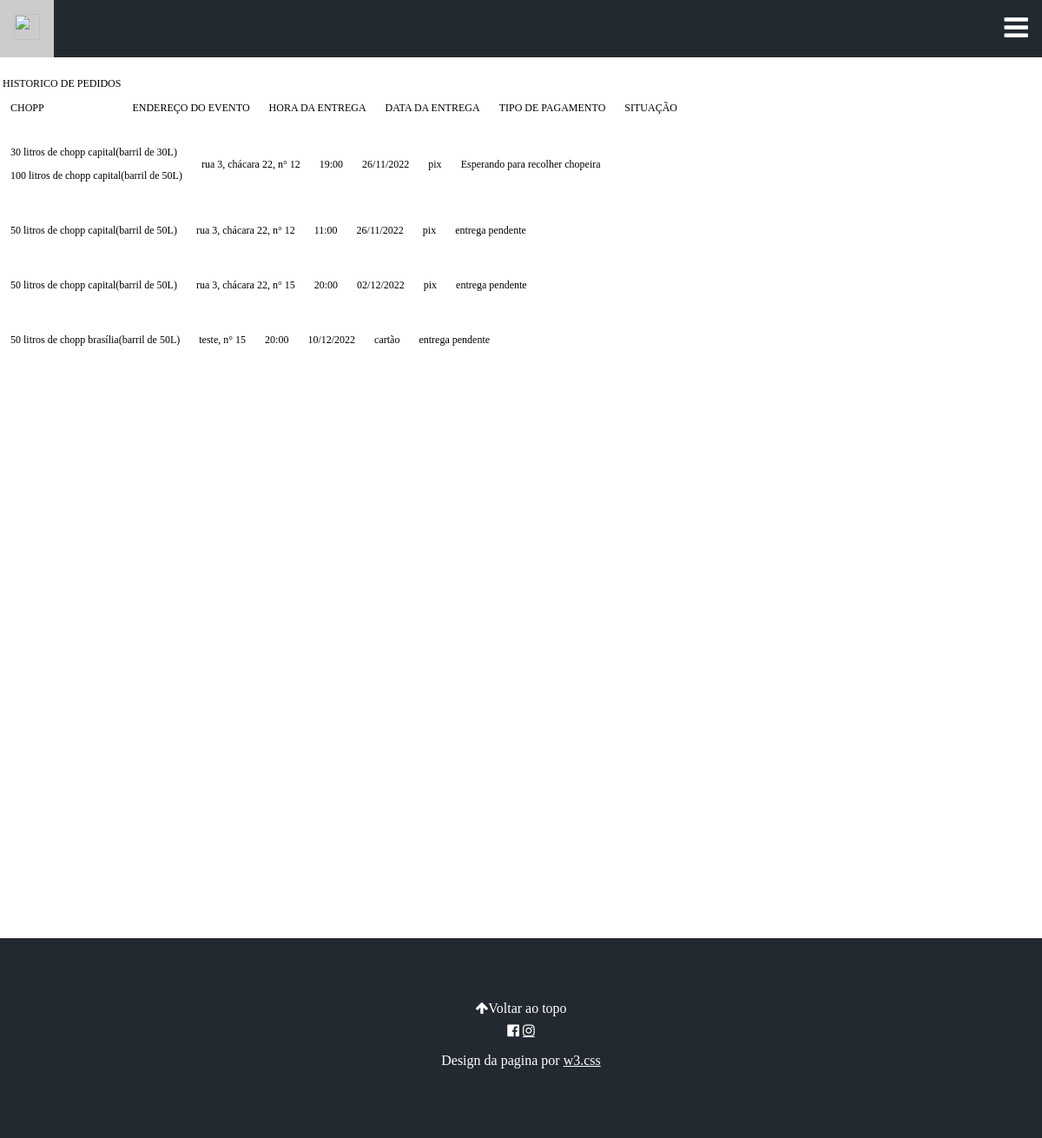
The app's page /Paginas/perfilCliente.php (signed in) with its own data.
### tables this page shows
CREATE TABLE `pedidos` (
  `idPedidos` int(11) NOT NULL,
  `nomeCliente` varchar(45) NOT NULL,
  `qtdBarris30lCapital` varchar(2) NOT NULL,
  `qtdBarris30lBrasilia` varchar(2) NOT NULL,
  `qtdBarris30lDLSR` varchar(2) NOT NULL,
  `qtdBarris30lJK` varchar(2) NOT NULL,
  `qtdBarris30lMonumental` varchar(2) NOT NULL,
  `qtdBarris50lCapital` varchar(2) NOT NULL,
  `qtdBarris50lBrasilia` varchar(2) NOT NULL,
  `qtdBarris50lDLSR` varchar(2) NOT NULL,
  `qtdBarris50lJK` varchar(2) NOT NULL,
  `qtdBarris50lMonumental` varchar(2) NOT NULL,
  `enderecoRua` varchar(120) NOT NULL,
  `enderecoNum` varchar(5) NOT NULL,
  `horarioEvento` time NOT NULL,
  `dataEvento` varchar(11) NOT NULL,
  `tipoPagamento` varchar(45) NOT NULL,
  `loginCliente` varchar(25) NOT NULL,
  `situacao` varchar(45) NOT NULL,
  `numeroCliente` varchar(11) NOT NULL,
  `valorTotal` varchar(7) NOT NULL
);

### Paginas/perfilCliente.php (the view, shortened to what this page needs)
<?php
include('../PaginasControle/conexao.php');
$login = $_SESSION['login'];
$sql = "SELECT * FROM pedidos WHERE loginCliente = '$login'";
$dado = mysqli_query($conexao, $sql);
$totalPedidos = mysqli_num_rows($dado);
 ?>
<!DOCTYPE html>
<html>
<head lang="pt-br">
<link rel="stylesheet"  type="text/css" href="../css/styleTeste.css">
<link rel="stylesheet" href="https://cdnjs.cloudflare.com/ajax/libs/font-awesome/4.7.0/css/font-awesome.min.css">
</head>
<body>
<nav>
  <div class="w3-bar w3-white w3-card" id="myNavbar">
    <a href="../index.php" class="w3-bar-item w3-button w3-wide"><img src="../images/logo.png" height="30" width="30"></a>
    <a href="javascript:void(0)" class="w3-button w3-right menuLateral" onclick="w3_open()">
      <i class="fa fa-bars fa-2x"></i>
    </a>
  </div>
</nav>
<header class="bgimg-1 w3-display-container w3-grayscale-min" id="home">
<div>
  <table class="tabela-top">
    <tr>
      <th>Historico de pedidos</th>
    </tr>
    <tr>
      <td>CHOPP</td>
      <td>ENDEREÇO DO EVENTO</td>
      <td>HORA DA ENTREGA</td>
      <td>DATA DA ENTREGA</td>
      <td>TIPO DE PAGAMENTO</td>
      <td>SITUAÇÃO</td>
    </tr>
  </table>
  <?php
            while ($row_pedidos = mysqli_fetch_assoc($dado)){
        ?>
  <table class="tabela-bottom">
    <tr>
      <td>
        <?php
                if ($row_pedidos['qtdBarris30lCapital'] > 0){
              ?>
                <p><?php echo $row_pedidos['qtdBarris30lCapital'] * 30;?> litros de chopp capital(barril de 30L)</p>
        <?php
          }
        ?>
        <?php
                if ($row_pedidos['qtdBarris50lCapital'] > 0){
              ?>
                <p><?php echo $row_pedidos['qtdBarris50lCapital'] * 50;?> litros de chopp capital(barril de 50L)</p>
        <?php
          }
        ?>
        <?php
                if ($row_pedidos['qtdBarris50lBrasilia'] > 0){
              ?>
                <p><?php echo $row_pedidos['qtdBarris50lBrasilia'] * 50;?> litros de chopp brasília(barril de 50L)</p>
        <?php
          }
        ?>
      </td>
      <td><?php echo $row_pedidos['enderecoRua']. ', n° '. $row_pedidos['enderecoNum']?></td>
      <td><?php echo date('H:II', strtotime($row_pedidos['horarioEvento']))?></td>
      <td><?php echo $row_pedidos['dataEvento']?></td>
      <td><?php echo $row_pedidos['tipoPagamento']?></td>
      <td><?php echo $row_pedidos['situacao']?></td>
    </tr>
  </table>
  <?php
    } if ($totalPedidos == '0') {
        echo "Não há pedidos!";
    }
    ?>
</div>
</header>
<footer class="w3-center w3-black w3-padding-64">
  <a href="#home" class="w3-button w3-light-grey"><i class="fa fa-arrow-up w3-margin-right"></i>Voltar ao topo</a>
  <div class="w3-xlarge w3-section">
    <i class="fa fa-facebook-official w3-hover-opacity"></i>
    <a href="https://www.instagram.com/choppdrivejp/" class="fa fa-instagram w3-hover-opacity"></a>
  </div>
  <p>Design da pagina por <a href="https://www.w3schools.com/w3css/default.asp" title="W3.CSS" target="_blank" class="w3-hover-text-green">w3.css</a></p>
</footer>
</body>
</html>

### css/styleTeste.css (style rules this page uses)
body { margin: 0; box-sizing: border-box; height: 1080px; }
nav { background-color: #232931; overflow: hidden; position: fixed; width: 100%; }
.w3-bar .w3-bar-item { padding:8px;float:left;width:auto;border:none;display:block;outline:0 }
.w3-card,.w3-card-2 { box-shadow:0 2px 5px 0 rgba(0,0,0,0.16),0 2px 10px 0 rgba(0,0,0,0.12) }
.w3-right { float:right!important }
.w3-black,.w3-hover-black:hover { color:#fff!important;background-color:#232931!important }
.w3-btn,.w3-button { border:none;display:inline-block;padding:8px 16px;vertical-align:middle;overflow:hidden;text-decoration:none;color:inherit;background-color:inherit;text-align:center;cursor:pointer;white-space:nowrap }
.w3-padding-64 { padding-top:64px!important;padding-bottom:64px!important }
.w3-center { text-align:center!important }
a { color: inherit; }
.bgimg-1 { background-position: center; background-size: cover; min-height: 100%; }
.w3-bar .w3-button { padding: 16px; }
.menuLateral { color: white; }
th { font-weight: 500; font-size: 12px; text-transform: uppercase; }
td { padding: 10px; vertical-align:middle; font-weight: 300; font-size: 12px; color: black; }
header { position: relative; top: 8%; }

### records on screen
pedidos: $row_pedidos['qtdBarris30lCapital']*30 "30", $row_pedidos['qtdBarris50lCapital']*50 "100", enderecoRua "rua 3, chácara 22", enderecoNum "12", horarioEvento "19:00", dataEvento "26/11/2022", tipoPagamento "pix", situacao "Esperando para recolher chopeira"
pedidos: $row_pedidos['qtdBarris50lCapital']*50 "50", enderecoRua "rua 3, chácara 22", enderecoNum "12", horarioEvento "11:00", dataEvento "26/11/2022", tipoPagamento "pix", situacao "entrega pendente"
pedidos: $row_pedidos['qtdBarris50lCapital']*50 "50", enderecoRua "rua 3, chácara 22", enderecoNum "15", horarioEvento "20:00", dataEvento "02/12/2022", tipoPagamento "pix", situacao "entrega pendente"
pedidos: $row_pedidos['qtdBarris50lBrasilia']*50 "50", enderecoRua "teste", enderecoNum "15", horarioEvento "20:00", dataEvento "10/12/2022", tipoPagamento "cartão", situacao "entrega pendente"
